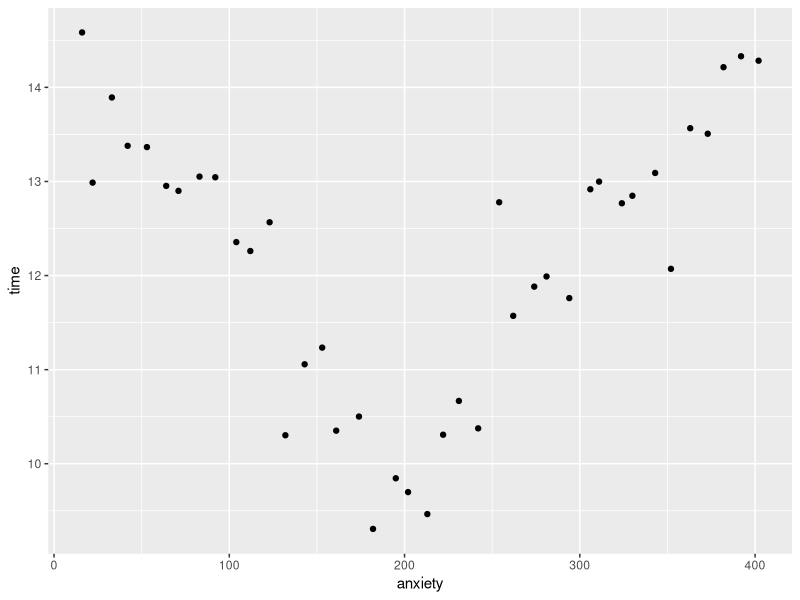
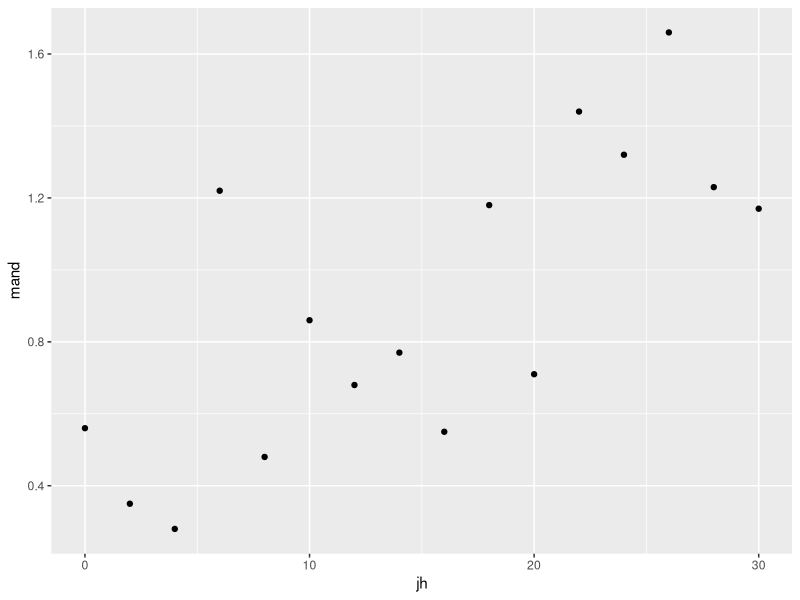
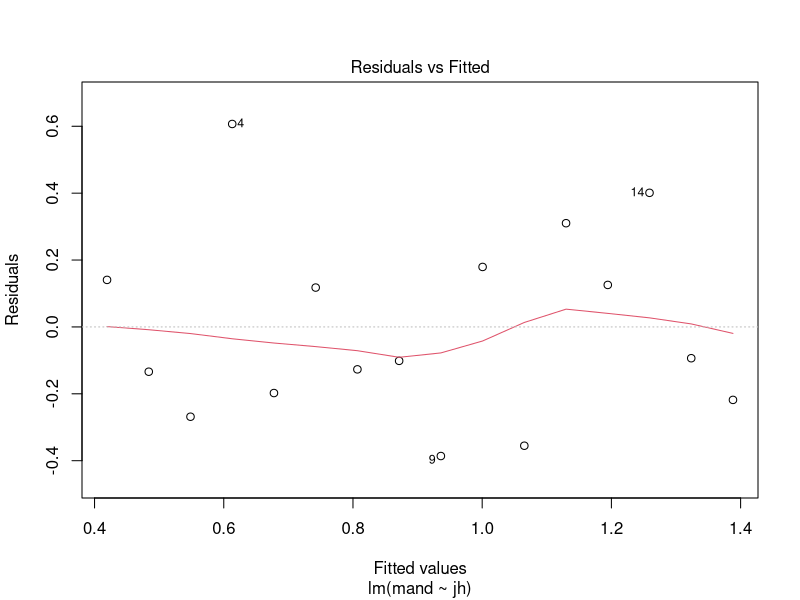
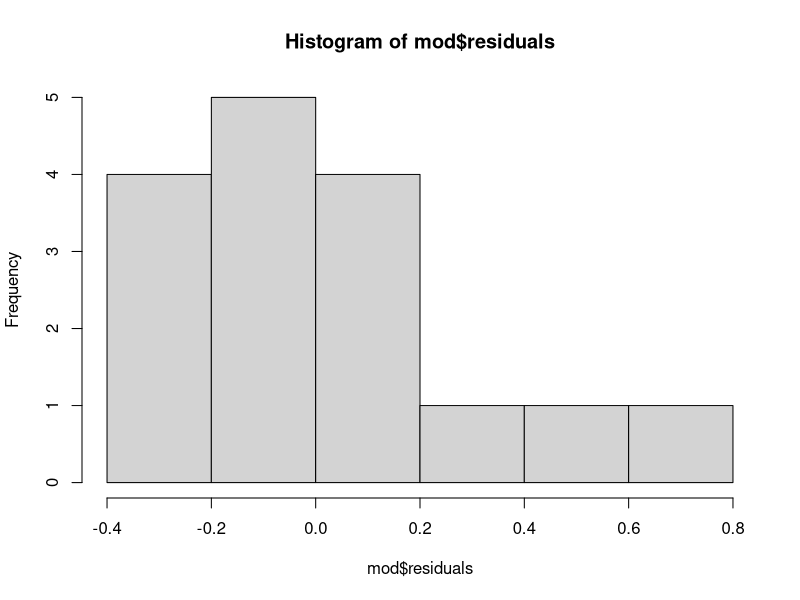
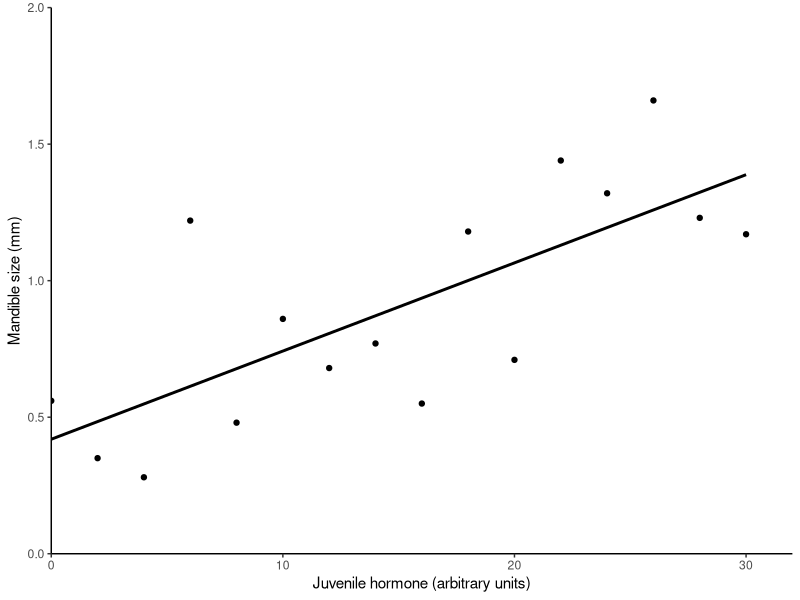

The R source for these figures, in order:
## ---- chunk 1
#| code-fold: false
library(tidyverse)
## ---- chunk 2
#| output: false

# this example is designed to emphasise the importance of plotting your data first
sprint <- read_table("data-raw/sprint.txt")
# Anxiety is discrete but ranges from 16 to 402 meaning the gap between possible measures is small and 
# the variable could be treated as continuous if needed. Time is a continuous measure that has decimal places and which we would expect to follow a normal distribution 

# explore with a plot
ggplot(sprint, aes(x = anxiety, y = time) ) +
  geom_point()

# A scatterplot of the data clearly reveals that these data are not linear. There is a good relationship between the two variables but since it is not linear, single linear regression is not appropriate.

## ---- chunk 3
#| output: false

#read the data in and check the structure
stag <- read_table("data-raw/stag.txt")
str(stag)

# jh is discrete but ordered and has been chosen by the experimenter - it is the explanatory variable.  
# the response is mandible size which has decimal places and is something we would expect to be 
# normally distributed. So far, common sense suggests the assumptions of regression are met.

# exploratory plot
ggplot(stag, aes(x = jh, y = mand)) +
  geom_point()
# looks linear-ish on the scatter
# regression still seems appropriate
# we will check the other assumptions after we have run the lm

# build the statistical model
mod <- lm(data = stag, mand ~ jh)

# examine it
summary(mod)
# mand = 0.032*jh + 0.419
# the slope of the line is significantly different from zero / the jh explains a significant amount of the variation in mand (ANOVA: F = 16.63; d.f. = 1,14; p = 0.00113).
# the intercept is 0.419 and differs significantly from zero 

# checking the assumption
plot(mod, which = 1) 
# we're looking for the variance in the residuals to be equal along the x axis.
# with a small data set there is some apparent heterogeneity but it doesn't look too.
# 
hist(mod$residuals)
# We have some skew which again might be partly a result of a small sample size.
shapiro.test(mod$residuals) # the also test not sig diff from normal

# On balance the use of regression is probably justifiable but it is borderline
# but ideally the experiment would be better if multiple individuals were measure at
# each of the chosen juvenile hormone levels.

# a better plot
ggplot(stag, aes(x = jh, y = mand) ) +
  geom_point() +
  geom_smooth(method = lm, se = FALSE, colour = "black") +
  scale_x_continuous(name = "Juvenile hormone (arbitrary units)",
                     expand = c(0, 0),
                     limits = c(0, 32)) +
  scale_y_continuous(name = "Mandible size (mm)",
                     expand = c(0, 0),
                     limits = c(0, 2)) +
  theme_classic()

